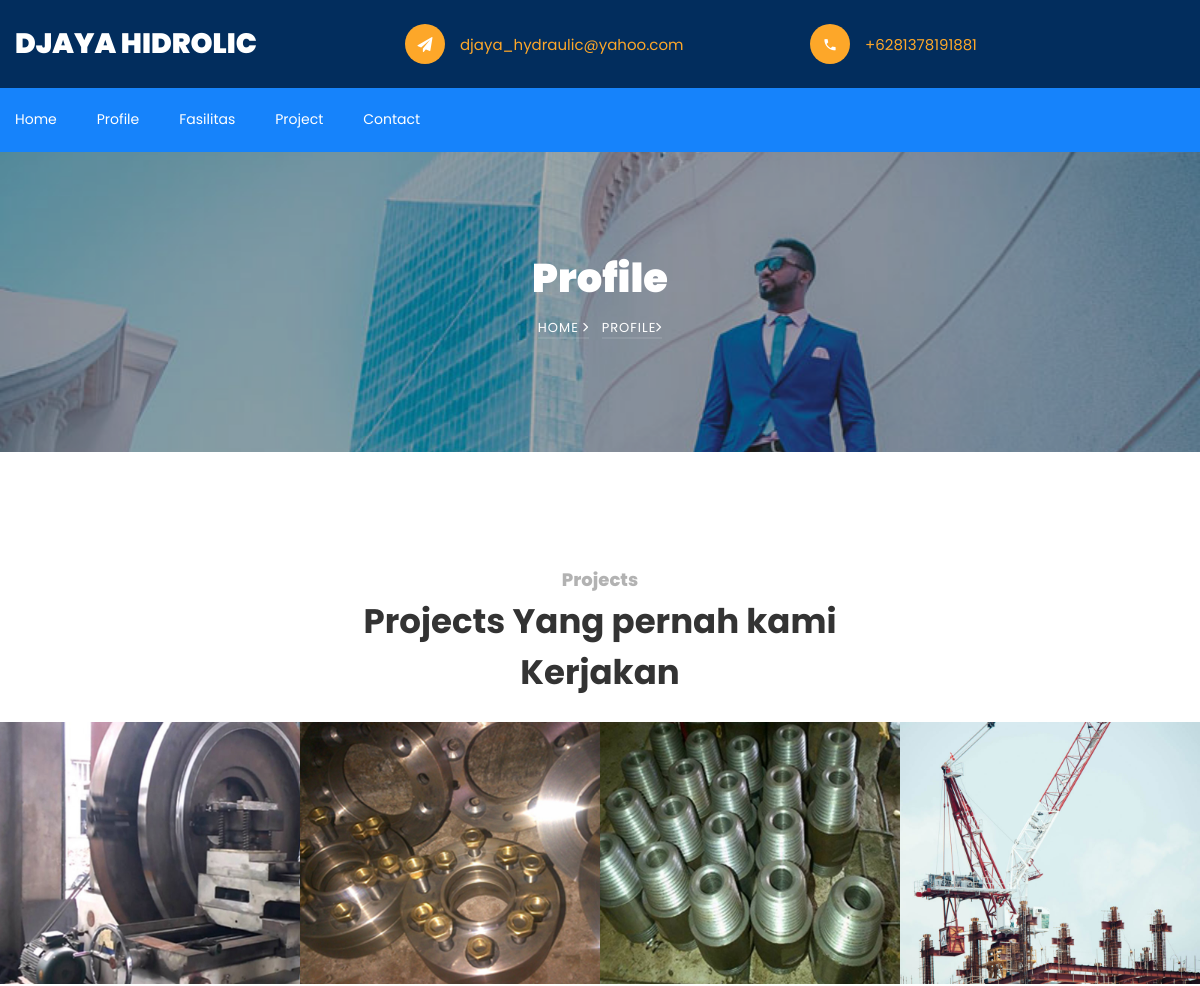
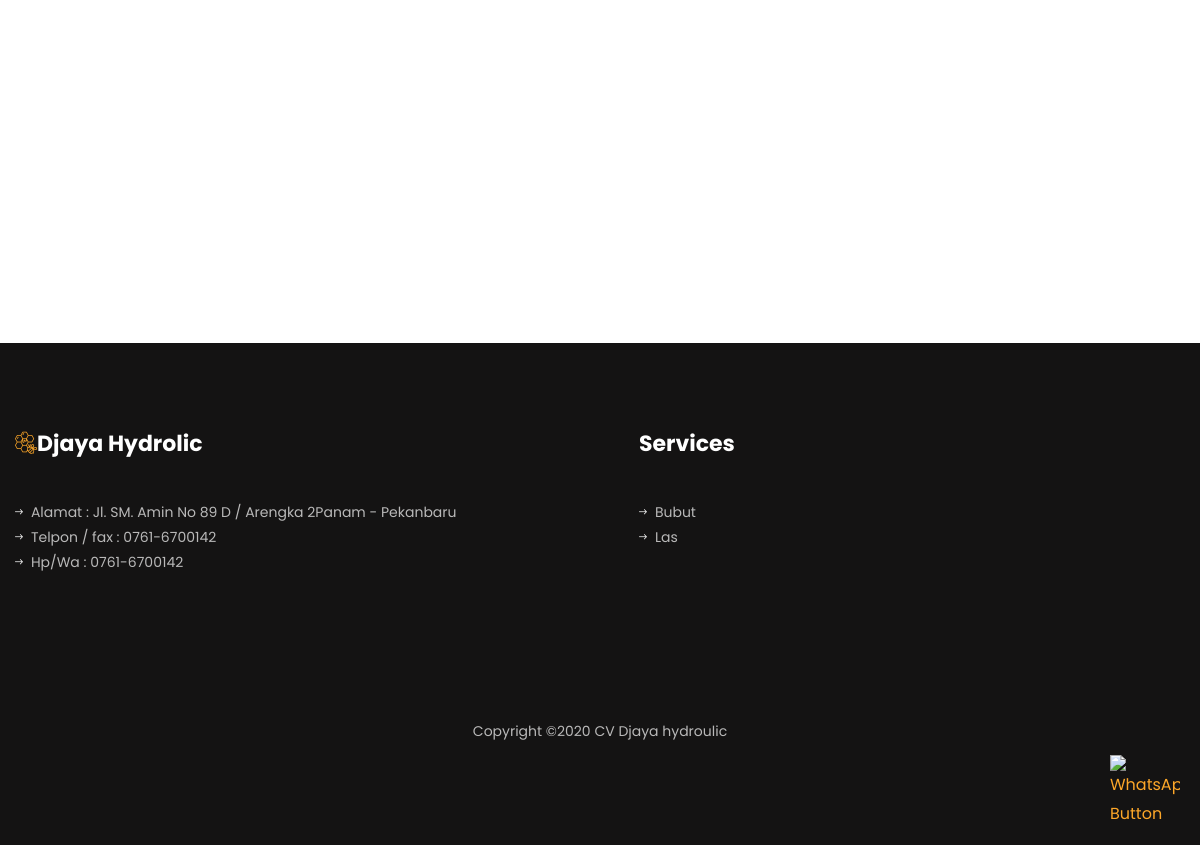
/project.php, run on the app's committed database (2 pictures, top to bottom).
### tables this page shows
CREATE TABLE IF NOT EXISTS `hme` (
  `id` int(11) NOT NULL AUTO_INCREMENT,
  `nama_perusahaan` varchar(225) NOT NULL,
  `slide_a` varchar(225) NOT NULL,
  `slide_b` varchar(225) NOT NULL,
  PRIMARY KEY (`id`)
);

CREATE TABLE IF NOT EXISTS `contak` (
  `id` int(11) NOT NULL AUTO_INCREMENT,
  `alamat` text NOT NULL,
  `no_tlp` varchar(125) NOT NULL,
  `hp` varchar(125) NOT NULL,
  `no_wa` varchar(125) NOT NULL,
  `email` varchar(125) NOT NULL,
  PRIMARY KEY (`id`)
);

CREATE TABLE IF NOT EXISTS `projec` (
  `id` int(11) NOT NULL AUTO_INCREMENT,
  `nama` varchar(225) NOT NULL,
  `foto_p` varchar(225) NOT NULL,
  PRIMARY KEY (`id`)
);

### project.php (the view, shortened to what this page needs)
<!DOCTYPE html>
<html lang="en">
  <head>
    <link rel="stylesheet" href="css/open-iconic-bootstrap.min.css">
    <link rel="stylesheet" href="css/animate.css">
    <link rel="stylesheet" href="css/owl.carousel.min.css">
    <link rel="stylesheet" href="css/owl.theme.default.min.css">
    <link rel="stylesheet" href="css/magnific-popup.css">
    <link rel="stylesheet" href="css/aos.css">
    <link rel="stylesheet" href="css/ionicons.min.css">
    <link rel="stylesheet" href="css/bootstrap-datepicker.css">
    <link rel="stylesheet" href="css/jquery.timepicker.css">
    <link rel="stylesheet" href="css/flaticon.css">
    <link rel="stylesheet" href="css/icomoon.css">
    <link rel="stylesheet" href="css/style.css">
  </head>
  <body>
    <?php include 'config.php';
          include 'navbar.php'; ?>
  <?php include 'menu.php'; ?>
    <section class="hero-wrap hero-wrap-2" style="background-image: url(<?php echo "admin/foto/$home[slide_a]"; ?>);" data-stellar-background-ratio="0.5">
      <div class="overlay"></div>
      <div class="container">
        <div class="row no-gutters slider-text align-items-center justify-content-center">
          <div class="col-md-9 ftco-animate text-center">
            <h1 class="mb-2 bread">Profile</h1>
            <p class="breadcrumbs"><span class="mr-2"><a href="index.php">Home <i class="ion-ios-arrow-forward"></i></a></span> <span>Profile<i class="ion-ios-arrow-forward"></i></span></p>
          </div>
        </div>
      </div>
    </section>
    <section class="ftco-section ">
      <div class="container-fluid p-0">
        <div class="row no-gutters justify-content-center mb-5 pb-2">
          <div class="col-md-6 text-center heading-section ftco-animate">
            <span class="subheading">Projects</span>
            <h2 class="mb-4">Projects Yang pernah kami Kerjakan</h2>
          </div>
              <div class="row no-gutters">
               <?php
                  $queriee = "SELECT * FROM projec ";
                  $hasilee = mysqli_query($koneksi,$queriee);
                  while($kolomee=mysqli_fetch_assoc($hasilee))
                  { ?>
                <div class="col-md-6 col-lg-3 ftco-animate">
                  <div class="project">
                    <img src="<?php echo "admin/project/$kolomee[foto_p]"; ?>" class="img-fluid" alt="Colorlib Template">
                  </div>
                </div>
                <?php $no=$no+1;
                            }
                        ?>
              </div>
         </div>
       </div>
    </section>
		<?php include 'whatsapp.php';?>
    <?php include 'footer.php'; ?>
  </body>
</html>

### navbar.php
<?php
include 'config.php';
$queri = "SELECT * FROM hme";
$hasil = mysqli_query($koneksi,$queri);
$home=mysqli_fetch_assoc($hasil);
$querii = "SELECT * FROM contak";
$hasili = mysqli_query($koneksi,$querii);
$kolomi=mysqli_fetch_assoc($hasili);  ?>
<div class="bg-top navbar-light">
    	<div class="container">
    		<div class="row no-gutters d-flex align-items-center align-items-stretch">
    			<div class="col-md-4 d-flex align-items-center py-4">
    				<a class="navbar-brand" href="index.php"><?php echo "$home[nama_perusahaan]"; ?></a>
    			</div>
	    		<div class="col-lg-8 d-block">
		    		<div class="row d-flex">
					    <div class="col-md d-flex topper align-items-center align-items-stretch py-md-4">
					    	<div class="icon d-flex justify-content-center align-items-center"><span class="icon-paper-plane"></span></div>
					    	<div class="text d-flex align-items-center">
						    	<span><a href="mailto:<?php echo "$kolomi[email]"; ?>" data-toggle="tooltip" ><?php echo "$kolomi[email]"; ?></a></span>
						    </div>
					    </div>
					    <div class="col-md d-flex topper align-items-center align-items-stretch py-md-4">
					    	<div class="icon d-flex justify-content-center align-items-center"><span class="icon-phone2"></span></div>
						    <div class="text d-flex align-items-center">
						    	<span><a href="tel:<?php echo "$kolomi[hp]"; ?>"><?php echo "$kolomi[hp]"; ?></a></span>
						    </div>
					    </div>
					</div>
			    </div>
		    </div>
		  </div>
    </div>

### menu.php (shortened to what this page needs)
<nav class="navbar navbar-expand-lg navbar-dark bg-dark ftco-navbar-light" id="ftco-navbar">
    <div class="container d-flex align-items-center">
      <div class="collapse navbar-collapse" id="ftco-nav">
        <ul class="navbar-nav mr-auto">
        	<li class="nav-item"><a href="index.php" class="nav-link pl-0">Home</a></li>
        	<li class="nav-item"><a href="profile.php" class="nav-link">Profile</a></li>
        	<li class="nav-item"><a href="fasilitas.php" class="nav-link">Fasilitas</a></li>
        	<li class="nav-item"><a href="project.php" class="nav-link">Project</a></li>
          <li class="nav-item"><a href="contact.php" class="nav-link">Contact</a></li>
        </ul>
      </div>
    </div>
 </nav>

### whatsapp.php
<a href="https://api.whatsapp.com/send?phone=<?php echo "$kolomi[no_wa]"; ?>">
<img class="wabutton" src="https://hantamo.com/free/whatsapp.svg" alt="WhatsApp-Button" />
</a>

### footer.php (shortened to what this page needs)
  <footer class="ftco-footer ftco-bg-dark ftco-section">
    <div class="container">
      <div class="row mb-5">
        <div class="col-md">
          <div class="ftco-footer-widget mb-5">
            <h2 class="ftco-heading-2 logo"><span class="flaticon-bee"></span>Djaya Hydrolic</h2>
            <ul class="list-unstyled">
              <li><a href="#"><span class="ion-ios-arrow-round-forward mr-2"></span>Alamat : <?php echo "$kolomi[alamat]"; ?> </a></li>
              <li><a href="#"><span class="ion-ios-arrow-round-forward mr-2"></span>Telpon / fax : <?php echo "$kolomi[no_tlp]"; ?> </a></li>
              <li><a href="#"><span class="ion-ios-arrow-round-forward mr-2"></span>Hp/Wa : <?php echo "$kolomi[no_tlp]"; ?> </a></li>
            </ul>
            <ul class="ftco-footer-social list-unstyled float-md-left float-lft mt-3">
            </ul>
          </div>
        </div>
        <div class="col-md">
          <div class="ftco-footer-widget mb-5 ml-md-4">
            <h2 class="ftco-heading-2">Services</h2>
            <ul class="list-unstyled">
              <li><a href="#"><span class="ion-ios-arrow-round-forward mr-2"></span>Bubut</a></li>
              <li><a href="#"><span class="ion-ios-arrow-round-forward mr-2"></span>Las</a></li>
            </ul>
          </div>
        </div>
      </div>
      <div class="row">
        <div class="col-md-12 text-center">
          <p>
Copyright &copy;<script>document.write(new Date().getFullYear());</script> CV Djaya hydroulic </a>
</p>
        </div>
      </div>
    </div>
  </footer>

### css/icomoon.css (style rules this page uses)
[class^="icon-"], [class*=" icon-"] { font-family: 'icomoon' !important; speak: none; font-style: normal; font-weight: normal; font-variant: normal; text-transform: none; line-height: 1; -webkit-font-smoothing: antialiased; -moz-osx-font-smoothing: grayscale; }
.icon-paper-plane:before { content: "\f1d8"; }
.icon-phone2:before { content: "\e0cd"; }

### data on the page
hme: nama_perusahaan "DJAYA HIDROLIC", slide_a (picture)
contak: email "djaya_hydraulic@yahoo.com", hp "+6281378191881", alamat "Jl. SM. Amin No 89 D / Arengka 2Panam - Pekanbaru", no_tlp "0761-6700142"
projec: foto_p (picture)
projec: foto_p (picture)
projec: foto_p (picture)
projec: foto_p (picture)
